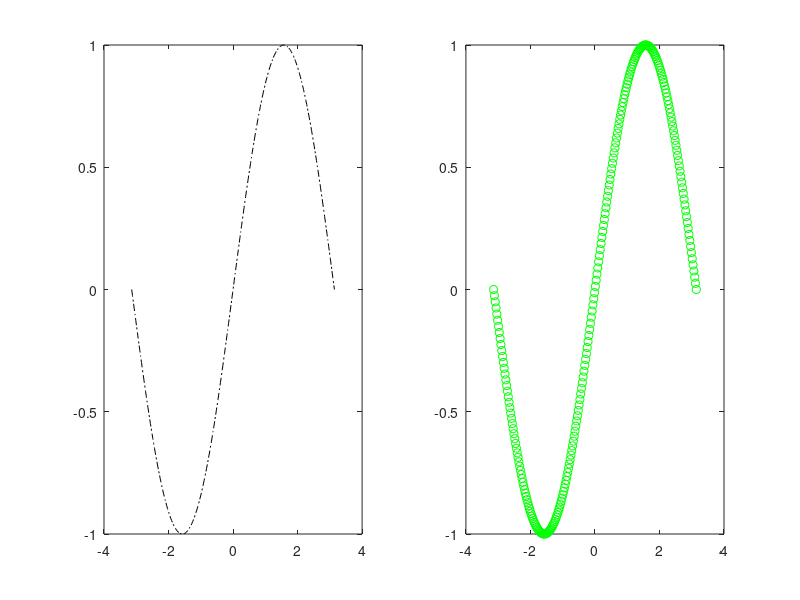

This figure's MATLAB source:
subplot(1,1,1)
x=linspace(-pi,pi,250);
y=sin(x);
subplot(1,2,1), plot(x,y,'k-.')
subplot(1,2,2), plot(x,y,'go')
%~ alt + 126